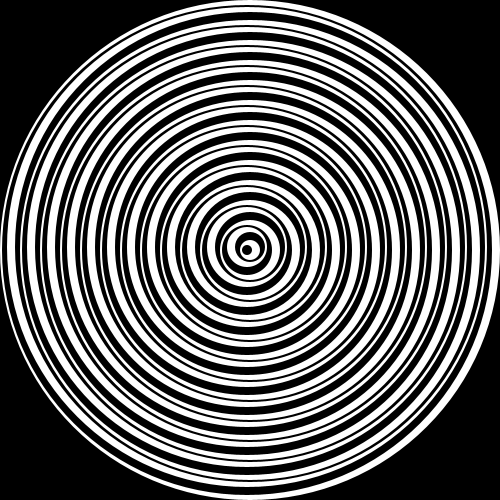
Frame 1 (no input)
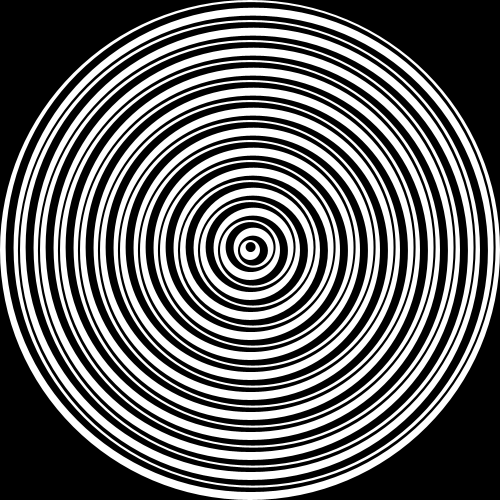
Frame 60 (the mouse pressed at the canvas centre just before this capture)
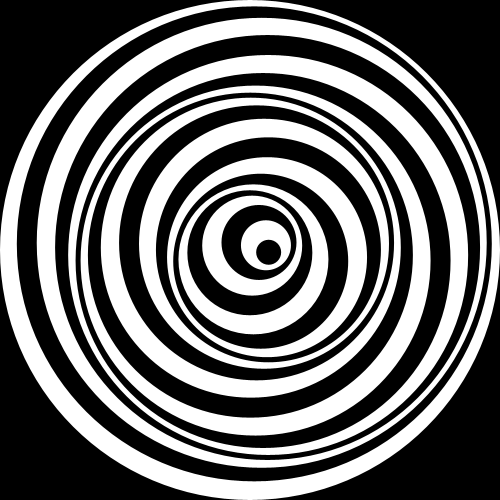
Frame 120 (the mouse held since frame 60 and released just before this capture)

The Processing sketch that drew these frames (run headless with seeded random() and noise(); from frame 60 on, the mouse is pressed at the canvas centre):

// Processing sketch: anemicCinemaInteractive
// ── anemicCinemaInteractive.pde
int c = 255;
float angle = 0;

void setup() {
  size(500, 500);
  noStroke();
}

void draw() {
  background(0);
  translate(width / 2, height / 2);
  c = 255;
  float rSub = map(mouseX, 0, width, 5, 20);
  float aAdd = map(mouseY, 0, height, PI / 2.0, PI / 48.0);
  cic(width / 2, rSub, angle, aAdd);
  angle += PI / 23.0;
}

void cic(float radius, float rSub, float angle, float aAdd) {
  pushMatrix();
  do {
    fill(c);
    c = 255 - c;
    ellipse(0, 0, radius * 2, radius * 2);
    radius -= rSub;
    angle += aAdd;
    float r = rSub * 0.6;
    float x = cos(angle + aAdd) * r;
    float y = sin(angle + aAdd) * r;
    translate(x, y);
  } 
  while (radius >= 1);
  popMatrix();
}
